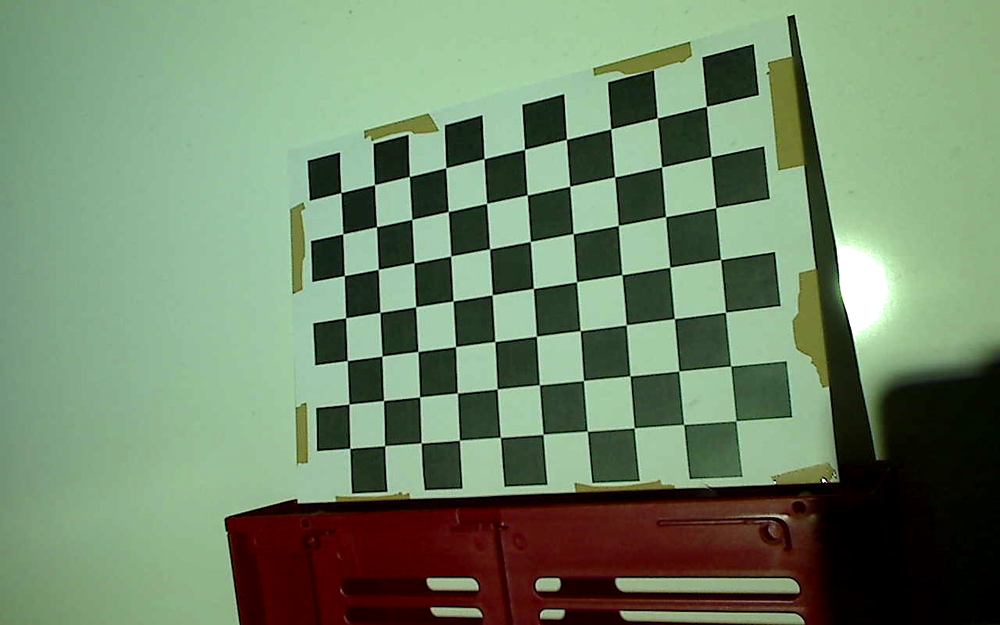
#> input picture capture_0/graycode_42.png, 1000 x 625 px, shrunk from 1280 x 800 before the run
$ python camera_calibration.py
#> lines starting #> are read from the running program, lines starting #| are printed output that depends on the picture; after the words box and inside, x2 and y2 are one past the last pixel; in counts of white or black regions, pixels touching at a corner belong together
import numpy as np
import cv2 as cv
import glob

image_path_1 = 'capture_0/graycode_42.png'
image_path_2 = 'capture_1/graycode_42.png'
image_path_3 = 'capture_2/graycode_42.png'
image_path_4 = 'capture_3/graycode_42.png'
image_path_5 = 'capture_4/graycode_42.png'

images = [image_path_1, image_path_2, image_path_3, image_path_4, image_path_5]

# termination criteria
criteria = (cv.TERM_CRITERIA_EPS + cv.TERM_CRITERIA_MAX_ITER, 30, 0.001)
# prepare object points, like (0,0,0), (1,0,0), (2,0,0) ....,(6,5,0)
objp = np.zeros((6*7,3), np.float32)
objp[:,:2] = np.mgrid[0:7,0:6].T.reshape(-1,2)
# Arrays to store object points and image points from all the images.
objpoints = [] # 3d point in real world space
imgpoints = [] # 2d points in image plane.
# images = glob.glob('*.jpg')
for fname in images:
    print(fname)
    img = cv.imread(fname)
#> img is the input picture: shape (625, 1000, 3); mean B, G, R 105.1, 133.5, 112.3
    # gray = cv.cvtColor(img, cv.COLOR_BGR2GRAY)
    gray = cv.imread(fname, cv.IMREAD_GRAYSCALE)
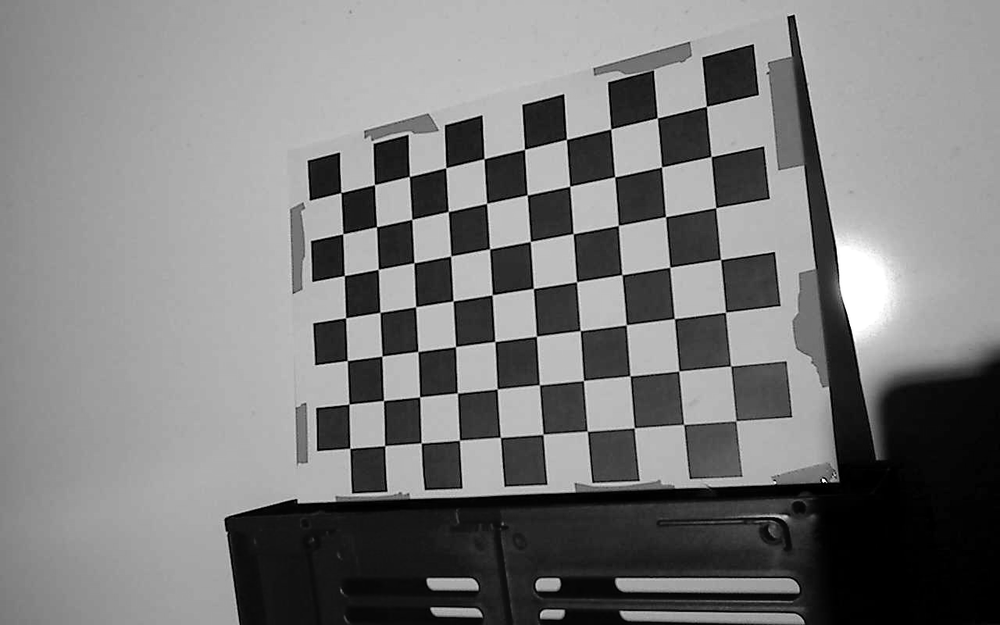
#> gray: shape (625, 1000); min 0, max 255, mean 123.4

    cv.imshow('asd', gray)
    # cv.waitKey(1000)
    # Find the chess board corners
    ret, corners = cv.findChessboardCorners(gray, (10,7), None)
#> ret = True; corners = 70 rows, first 8: [340.8, 192.4], [374.5, 184.5], [409.4, 176.4], [445.8, 167.7], [484, 158.7], [524.5, 149.3], [566.5, 139.4], [608, 132]
    # If found, add object points, image points (after refining them)
    print(ret)
#| True
    if ret == True:
        print(len(objp))
        objpoints.append(objp)
        corners2 = cv.cornerSubPix(gray,corners, (11,11), (-1,-1), criteria)
#> corners2 = 70 rows, first 8: [340.9, 192.6], [374.5, 184.6], [409.4, 176.4], [445.7, 167.7], [484, 158.6], [524.5, 149.4], [566.5, 139.4], [610.7, 129]
        imgpoints.append(corners)
        # Draw and display the corners
        cv.drawChessboardCorners(img, (10,7), corners2, ret)
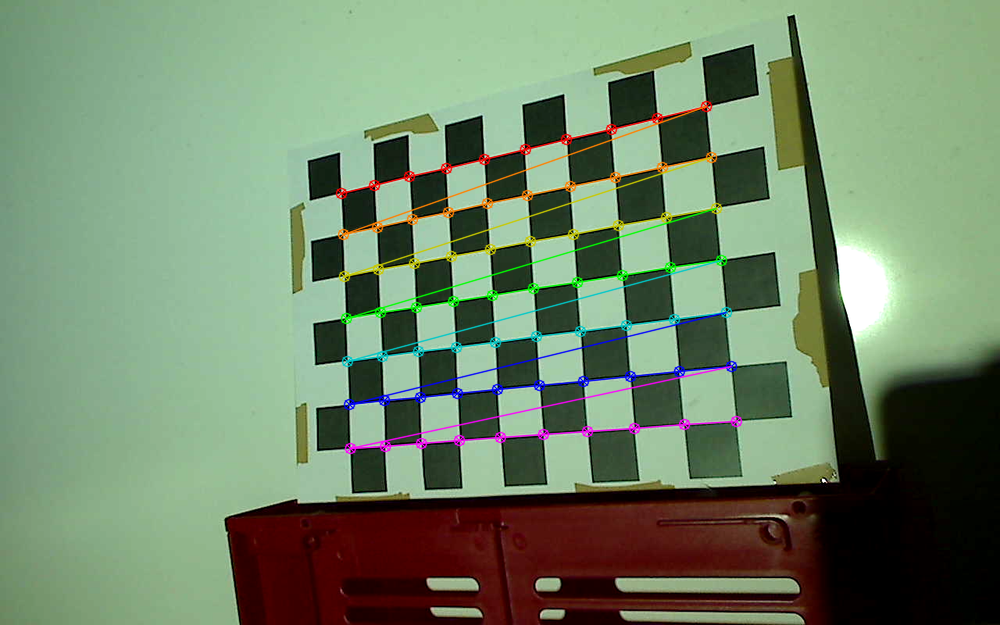
#> img: shape (625, 1000, 3); 3.19% of pixels changed, all inside (x1, y1, x2, y2) = (335, 100, 743, 455)
        cv.imshow('img', img)
        cv.waitKey(500)
#> pass 2 of the loop `for fname in images:`:
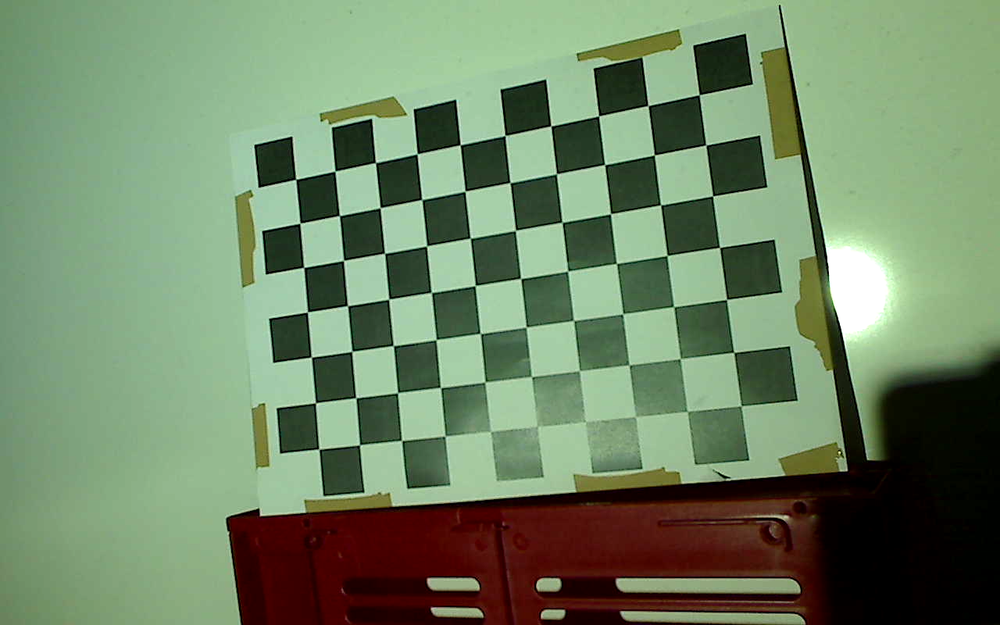
#> input picture capture_1/graycode_42.png, 1000 x 625 px, shrunk from 1280 x 800 before the run
#> img is the input picture: shape (625, 1000, 3); mean B, G, R 101.9, 133.3, 112
#> `gray = cv.imread(fname, cv.IMREAD_GRAYSCALE)`:
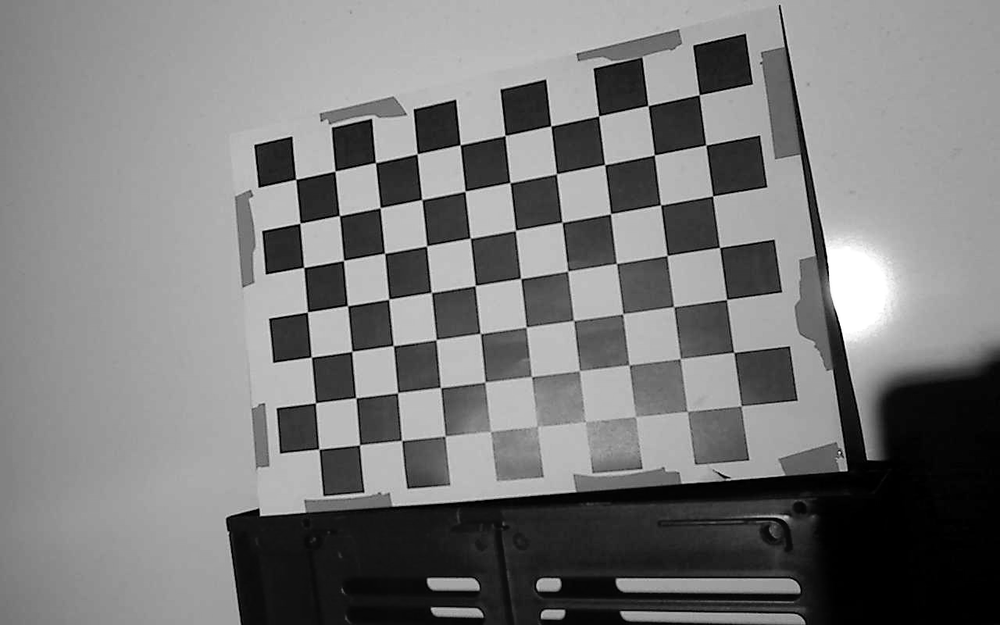
#> gray: shape (625, 1000); min 0, max 255, mean 122.9
#> corners = 70 rows, first 8: [295.8, 179.3], [335, 171.1], [375.5, 162.6], [417.2, 153.7], [460.1, 144.8], [505, 135.2], [550.8, 125.8], [594, 122]
#| True
#> corners2 = 70 rows, first 8: [295.7, 179.4], [335, 171.2], [375.5, 162.6], [417.2, 153.8], [460.2, 144.8], [505, 135.6], [550.9, 126], [598.7, 115.9]
#> `cv.drawChessboardCorners(img, (10,7), corners2, ret)`:
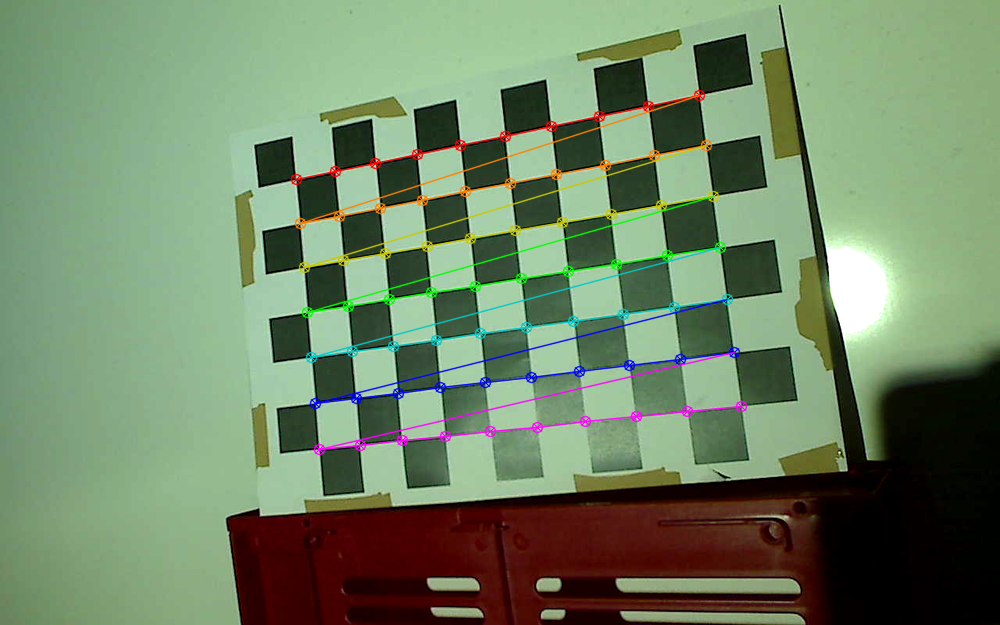
#> img: shape (625, 1000, 3); 3.42% of pixels changed, all inside (x1, y1, x2, y2) = (290, 89, 748, 456)
#> pass 3 of the loop `for fname in images:`:
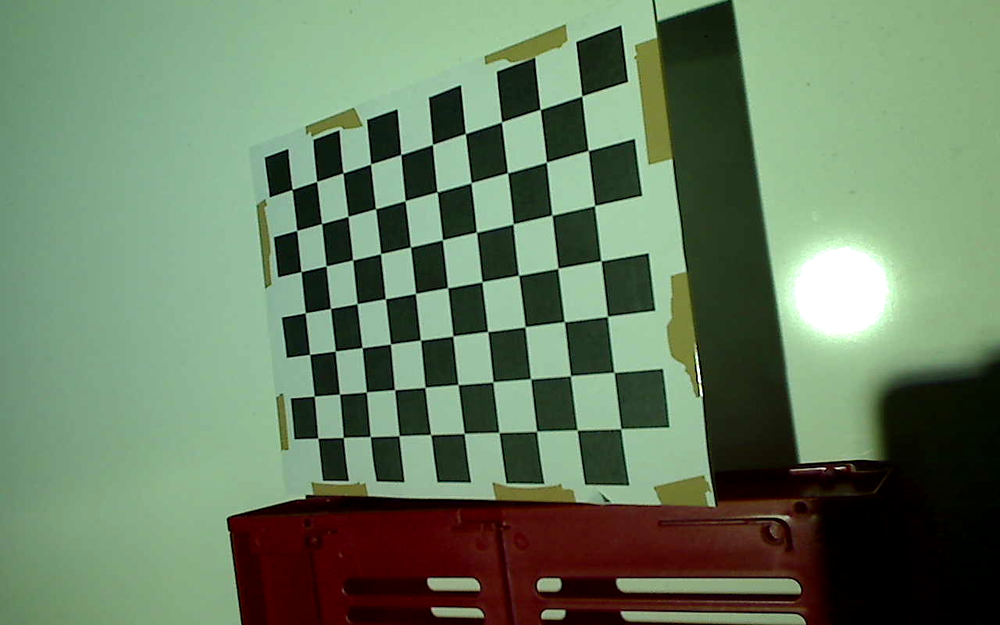
#> input picture capture_2/graycode_42.png, 1000 x 625 px, shrunk from 1280 x 800 before the run
#> img is the input picture: shape (625, 1000, 3); mean B, G, R 98, 125.3, 104.4
#> `gray = cv.imread(fname, cv.IMREAD_GRAYSCALE)`:
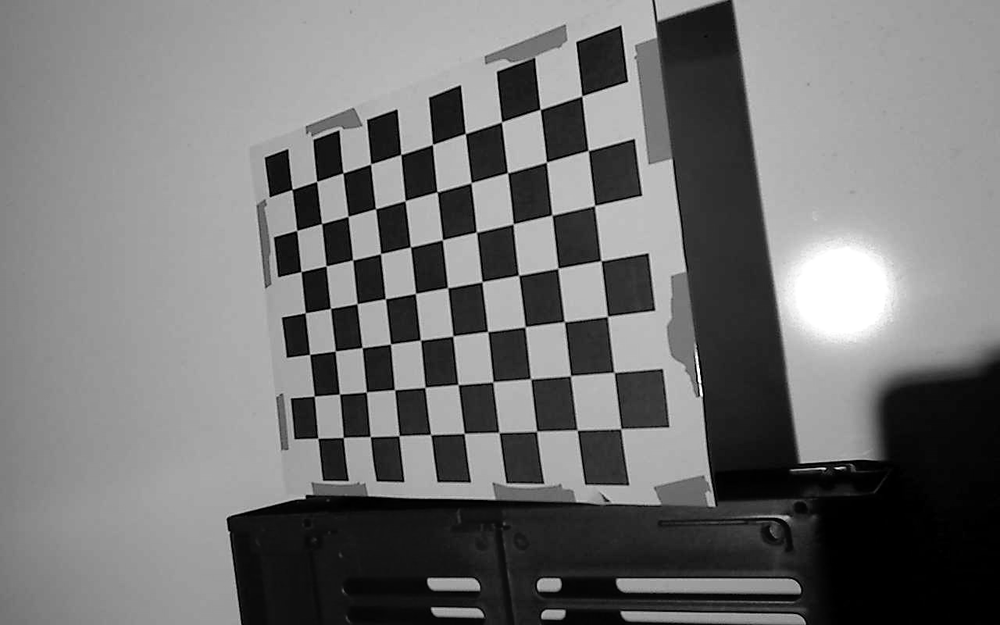
#> gray: shape (625, 1000); min 0, max 255, mean 115.4
#> corners = 70 rows, first 8: [291.9, 189.5], [316.6, 181.4], [343.1, 172.8], [370.6, 164], [400.8, 154.3], [432.1, 144.3], [465.4, 133.5], [501.4, 121.9]
#| True
#> corners2 = 70 rows, first 8: [292.2, 189.4], [316.6, 181.5], [342.9, 172.9], [370.6, 164], [400.8, 154.5], [432.5, 144.5], [465.4, 133.5], [501.5, 121.9]
#> `cv.drawChessboardCorners(img, (10,7), corners2, ret)`:
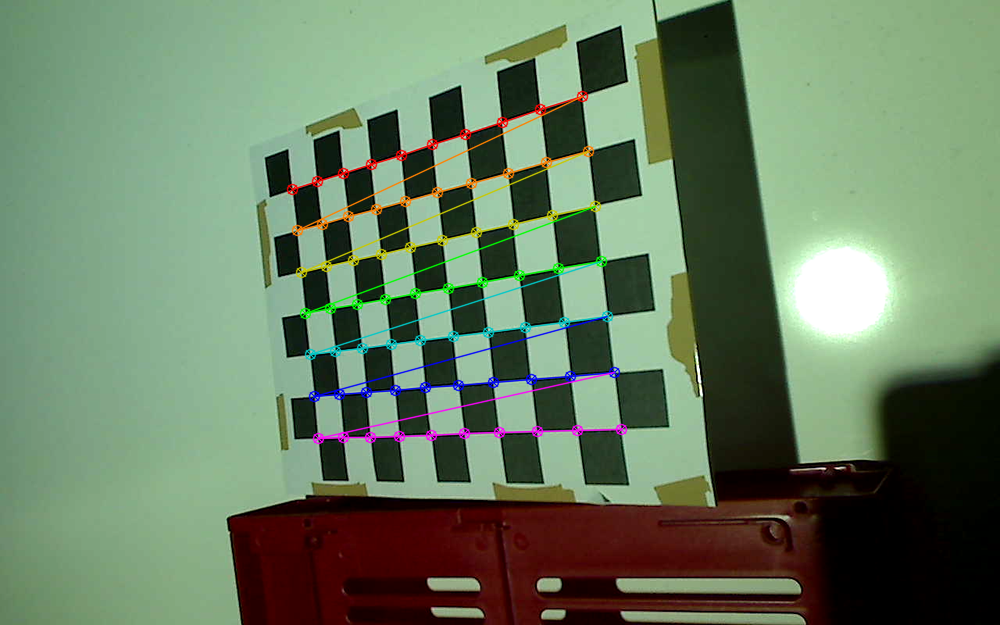
#> img: shape (625, 1000, 3); 2.71% of pixels changed, all inside (x1, y1, x2, y2) = (286, 90, 628, 445)
#> the loop made 5 passes; the first 3 are shown

#> (the run stopped early here; a loop or call above may not have finished)
